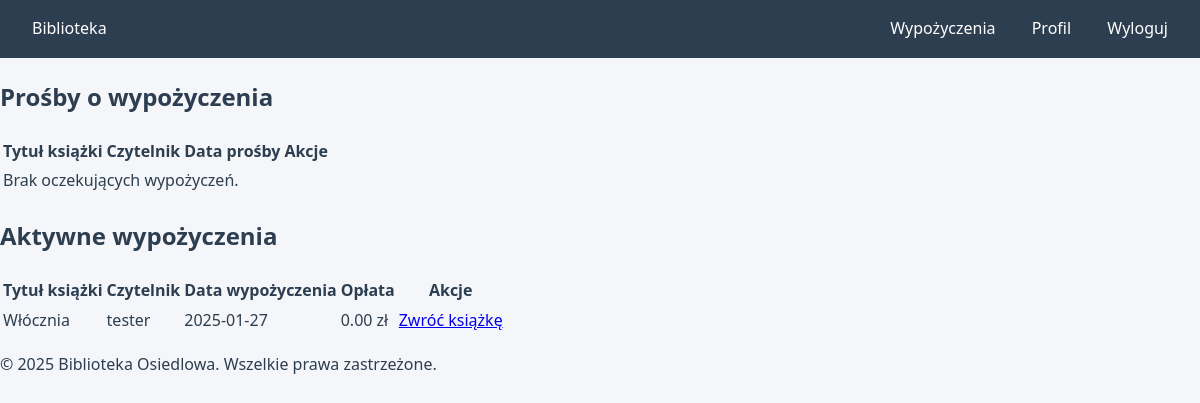
The app's page /lista-wypozyczen/ (signed in) with its own data.
### ksiazki/models.py (models this page shows, shortened)
class Wypozyczenie(models.Model):
    ksiazka = models.ForeignKey(Ksiazka, on_delete=models.CASCADE)
    czytelnik = models.ForeignKey(User, on_delete=models.CASCADE)
    data_wypozyczenia = models.DateTimeField(auto_now_add=True)
    data_zwrotu = models.DateTimeField(null=True, blank=True)  # Data faktycznego zwrotu
    zatwierdzone = models.BooleanField(default=False)
    uwagi = models.TextField(blank=True)
    przedluzenie = models.BooleanField(default=False)  # Czy wypożyczenie było przedłużone
    oplata = models.DecimalField(max_digits=5, decimal_places=2, default=0.00)  # Naliczone opłaty
    class Meta:
        verbose_name_plural = "Wypożyczenia"

class Ksiazka(models.Model):
    tytul = models.CharField(max_length=200)
    autor = models.CharField(max_length=200)
    isbn = models.CharField(max_length=13, unique=True)
    opis = models.TextField()
    rok_wydania = models.IntegerField()
    kategoria = models.ForeignKey(Kategoria, on_delete=models.SET_NULL, null=True)
    dostepna = models.BooleanField(default=True)  # Dostępność książki
    okladka = models.ImageField(upload_to='okladki/', null=True, blank=True)
    data_dodania = models.DateTimeField(auto_now_add=True)
    class Meta:
        verbose_name_plural = "Książki"

### ksiazki/views.py (the view)
# urls.py: path('lista-wypozyczen/', views.lista_wypozyczen, name='lista_wypozyczen'),
@user_passes_test(lambda u: u.is_staff)
def lista_wypozyczen(request):
    pending = Wypozyczenie.objects.filter(zatwierdzone=False).order_by('-data_wypozyczenia')
    active = Wypozyczenie.objects.filter(zatwierdzone=True, data_zwrotu=None).order_by('-data_wypozyczenia')
    return render(request, 'ksiazki/lista_wypozyczen.html', {
        'pending': pending,
        'active': active
    })

### ksiazki/templates/ksiazki/lista_wypozyczen.html (shortened to what this page needs)
{% extends 'base.html' %}
{% block content %}
<h2>Prośby o wypożyczenia</h2>
<table>
    <thead>
        <tr>
            <th>Tytuł książki</th>
            <th>Czytelnik</th>
            <th>Data prośby</th>
            <th>Akcje</th>
        </tr>
    </thead>
    <tbody>
        {% for wypozyczenie in pending %}
        <tr>
            <td>{{ wypozyczenie.ksiazka.tytul }}</td>
            <td>{{ wypozyczenie.czytelnik.username }}</td>
            <td>{{ wypozyczenie.data_wypozyczenia|date:"Y-m-d H:i" }}</td>
            <td>
                <a href="{% url 'zatwierdz_wypozyczenie' wypozyczenie.pk %}">Zatwierdź</a> |
                <a href="{% url 'odrzuc_wypozyczenie' wypozyczenie.pk %}">Odrzuć</a>
            </td>
        </tr>
        {% empty %}
        <tr>
            <td colspan="4">Brak oczekujących wypożyczeń.</td>
        </tr>
        {% endfor %}
    </tbody>
</table>
<h2>Aktywne wypożyczenia</h2>
<table>
    <thead>
        <tr>
            <th>Tytuł książki</th>
            <th>Czytelnik</th>
            <th>Data wypożyczenia</th>
            <th>Opłata</th>
            <th>Akcje</th>
        </tr>
    </thead>
    <tbody>
        {% for wypozyczenie in active %}
        <tr>
            <td>{{ wypozyczenie.ksiazka.tytul }}</td>
            <td>{{ wypozyczenie.czytelnik.username }}</td>
            <td>{{ wypozyczenie.data_wypozyczenia|date:"Y-m-d" }}</td>
            <td>{{ wypozyczenie.oplata|floatformat:2 }} zł</td>
            <td>
                {% if wypozyczenie.oplata > 0 %}
                    <a href="{% url 'approve_overdue_payment' wypozyczenie.pk %}">Opłacone</a>
                {% else %}
                    <a href="{% url 'zatwierdz_zwrot' wypozyczenie.pk %}">Zwróć książkę</a>
                {% endif %}
            </td>
        </tr>
        {% endfor %}
    </tbody>
</table>
{% endblock %}

### static/css/style.css (style rules this page uses)
:root { --primary-color: #2c3e50; --secondary-color: #3498db; --background-color: #f5f6fa; --text-color: #2c3e50; --border-color: #dcdde1; }
body { margin: 0; padding: 0; font-family: 'Segoe UI', Tahoma, Geneva, Verdana, sans-serif; background-color: var(--background-color); color: var(--text-color); line-height: 1.6; }

### records on screen
Wypozyczenie: ksiazka.tytul "Włócznia", czytelnik.username "tester", data_wypozyczenia "2025-01-27", oplata "0.00", shows "Zwróć książkę"
